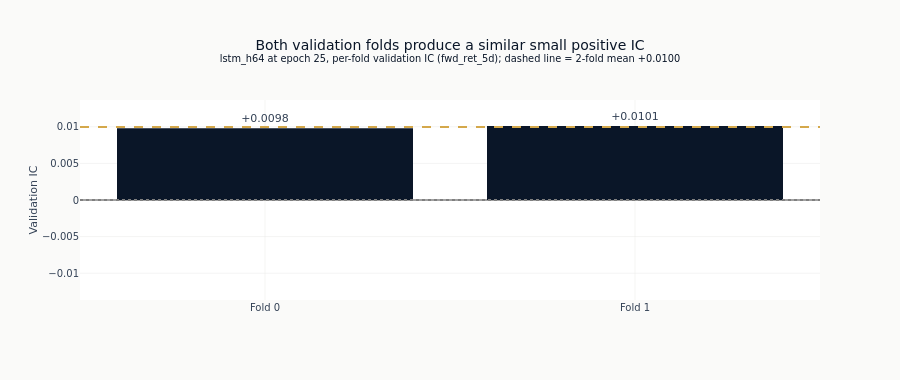

Here is the notebook cell this chart was saved with:
### Markdown cell above
The two walk-forward folds produce nearly identical positive ICs. That agreement is
encouraging, but two windows still provide too little temporal evidence to establish a
stable edge.

### Code cell
fold_metrics = result["fold_metrics"]
if fold_metrics.height > 0:
    _fm = fold_metrics.sort("fold_id")
    _fold_ids = [f"Fold {i}" for i in _fm["fold_id"].to_list()]
    _fold_ics = _fm["ic_mean"].to_list()
    fig_folds = go.Figure()
    fig_folds.add_trace(
        go.Bar(
            x=_fold_ids,
            y=_fold_ics,
            marker_color=[COLORS["blue"] if v >= 0 else COLORS["copper"] for v in _fold_ics],
            text=[f"{v:+.4f}" for v in _fold_ics],
            textposition="outside",
        )
    )
    fig_folds.add_hline(y=best_ic, line=dict(color=COLORS["amber"], dash="dash"))
    fig_folds.add_hline(y=0.0, line=dict(color="gray", dash="dot"))
    _pad = max(abs(min(_fold_ics)), abs(max(_fold_ics))) * 1.35
    fig_folds.update_yaxes(range=[-_pad, _pad])
    fig_folds.update_layout(
        title_text="Both validation folds produce a similar small positive IC"
        f"<br><sup>{best_name} at epoch {best_epoch}, per-fold validation IC (fwd_ret_5d); "
        f"dashed line = 2-fold mean {best_ic:+.4f}</sup>",
        yaxis_title="Validation IC",
        height=380,
        showlegend=False,
    )
    fig_folds.show()

### Figure 1 — Plotly figure (JSON) as saved in the notebook; plotly's stock layout.template omitted (floating-point values rounded to 4 significant figures)
{"data": [{"marker": {"color": ["#0a1628", "#0a1628"]}, "text": ["+0.0098", "+0.0101"], "textposition": "outside", "type": "bar", "x": ["Fold 0", "Fold 1"], "y": [0.009803, 0.01012]}], "layout": {"height": 380, "shapes": [{"line": {"color": "#D4A84B", "dash": "dash"}, "type": "line", "x0": 0, "x1": 1, "xref": "x domain", "y0": 0.009959, "y1": 0.009959, "yref": "y"}, {"line": {"color": "gray", "dash": "dot"}, "type": "line", "x0": 0, "x1": 1, "xref": "x domain", "y0": 0.0, "y1": 0.0, "yref": "y"}], "showlegend": false, "title": {"text": "Both validation folds produce a similar small positive IC<br><sup>lstm_h64 at epoch 25, per-fold validation IC (fwd_ret_5d); dashed line = 2-fold mean +0.0100</sup>"}, "yaxis": {"range": [-0.01366, 0.01366], "title": {"text": "Validation IC"}}}}
